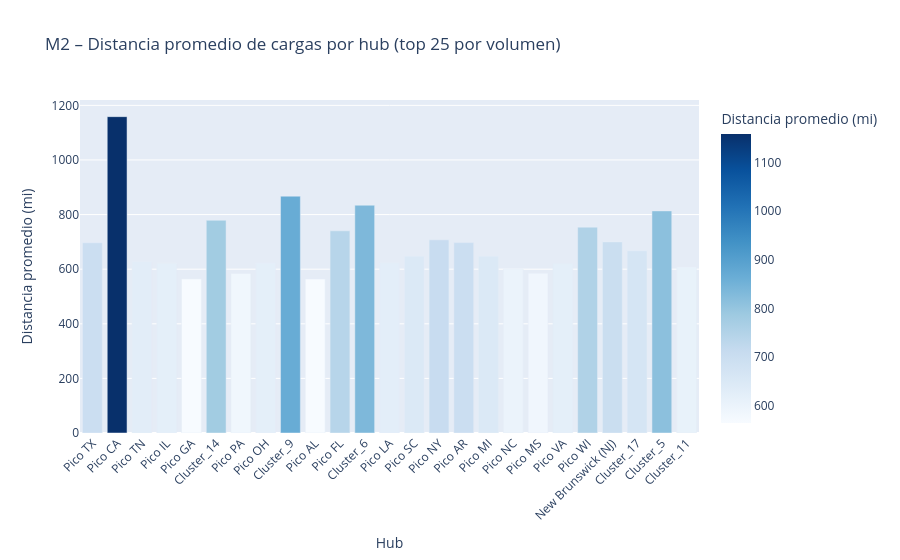

Notebook source saved alongside this figure:
### Markdown cell above
## 13. Distancia promedio de cargas por hub M2

### Code cell
if 'Distance' in df.columns:
    dist_hub = (
        df[df['near_hub_name_m2'].notna()]
        .groupby('near_hub_name_m2')['Distance']
        .agg(['mean', 'median', 'count'])
        .reset_index()
        .rename(columns={'mean': 'dist_mean', 'median': 'dist_median',
                         'count': 'n_cargas', 'near_hub_name_m2': 'hub'})
        .sort_values('n_cargas', ascending=False)
    )

    print(f'Distancia promedio global de cargas M2: {df["Distance"].mean():.0f} millas')
    print(f'Distancia mediana global M2:            {df["Distance"].median():.0f} millas')

    fig_dist = px.bar(
        dist_hub.head(25),
        x='hub', y='dist_mean',
        color='dist_mean', color_continuous_scale='Blues',
        title='M2 – Distancia promedio de cargas por hub (top 25 por volumen)',
        labels={'dist_mean': 'Distancia promedio (mi)', 'hub': 'Hub'}
    )
    fig_dist.update_layout(xaxis_tickangle=-45)
    fig_dist.show()

    sample_dist = df[df['Distance'] < 3000]['Distance'].dropna()
    if len(sample_dist) > 200_000:
        sample_dist = sample_dist.sample(200_000, random_state=42)
    fig_dist_hist = px.histogram(
        sample_dist, x='Distance', nbins=80,
        title='M2 – Distribución de distancia de cargas',
        labels={'Distance': 'Distancia (millas)', 'count': 'N cargas'}
    )
    fig_dist_hist.show()

### Figure 1 — Plotly figure (JSON) as saved in the notebook; plotly's stock layout.template omitted (floating-point values rounded to 4 significant figures)
{"data": [{"hovertemplate": "Hub=%{x}<br>Distancia promedio (mi)=%{marker.color}<extra></extra>", "legendgroup": "", "marker": {"color": [696.7, 1159.0, 627.3, 621.0, 564.0, 779.0, 584.2, 621.9, 867.4, 564.2, 740.5, 834.3, 622.9, 647.3, 707.4, 697.3, 647.3, 600.5, 584.9, 620.3, 754.0, 699.8, 667.4, 813.4, 607.7], "coloraxis": "coloraxis", "pattern": {"shape": ""}}, "name": "", "orientation": "v", "showlegend": false, "textposition": "auto", "type": "bar", "x": ["Pico TX", "Pico CA", "Pico TN", "Pico IL", "Pico GA", "Cluster_14", "Pico PA", "Pico OH", "Cluster_9", "Pico AL", "Pico FL", "Cluster_6", "Pico LA", "Pico SC", "Pico NY", "Pico AR", "Pico MI", "Pico NC", "Pico MS", "Pico VA", "Pico WI", "New Brunswick (NJ)", "Cluster_17", "Cluster_5", "Cluster_11"], "xaxis": "x", "y": [696.7, 1159.0, 627.3, 621.0, 564.0, 779.0, 584.2, 621.9, 867.4, 564.2, 740.5, 834.3, 622.9, 647.3, 707.4, 697.3, 647.3, 600.5, 584.9, 620.3, 754.0, 699.8, 667.4, 813.4, 607.7], "yaxis": "y"}], "layout": {"barmode": "relative", "coloraxis": {"autocolorscale": false, "colorbar": {"title": {"text": "Distancia promedio (mi)"}}, "colorscale": [[0, "rgb(247,251,255)"], [0.125, "rgb(222,235,247)"], [0.25, "rgb(198,219,239)"], [0.375, "rgb(158,202,225)"], [0.5, "rgb(107,174,214)"], [0.625, "rgb(66,146,198)"], [0.75, "rgb(33,113,181)"], [0.875, "rgb(8,81,156)"], [1, "rgb(8,48,107)"]]}, "legend": {"tracegroupgap": 0}, "title": {"text": "M2 – Distancia promedio de cargas por hub (top 25 por volumen)"}, "xaxis": {"anchor": "y", "domain": [0, 1], "tickangle": -45, "title": {"text": "Hub"}}, "yaxis": {"anchor": "x", "domain": [0, 1], "title": {"text": "Distancia promedio (mi)"}}}}
